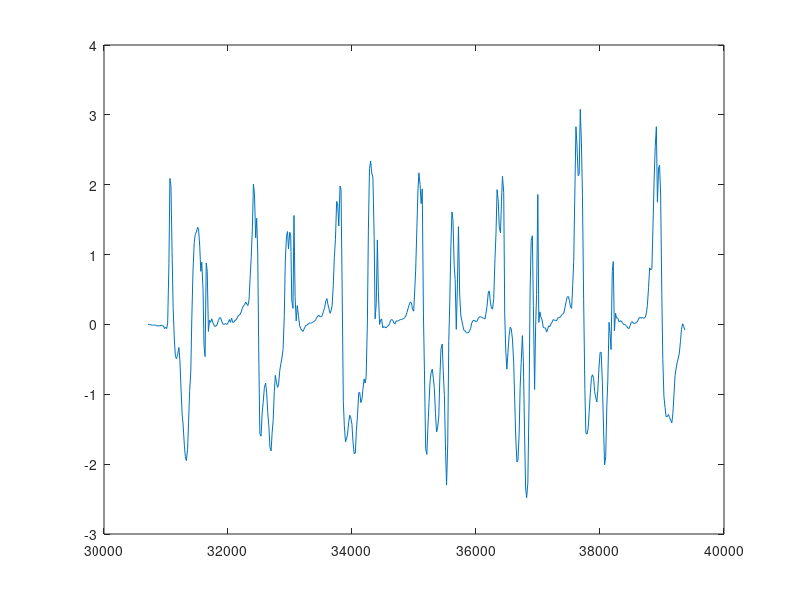

Here is the MATLAB script that generated this plot:
fileID = fopen('imu_test1.txt','r');
n=490;%n=289;
Gyro=zeros(n,3);
Linear=zeros(n,3);
etc=zeros(n,5);
for i= 1:n
    formatSpec = 'Gyro:	x= %f |	y= %f |	z= %f\n';
    temp = fscanf(fileID,formatSpec);
    Gyro(i,1)=temp(1);
    Gyro(i,2)=temp(2);
    Gyro(i,3)=temp(3);
    formatSpec = 'Linear:	x= %f |	y= %f |	z= %f\n';
    temp = fscanf(fileID,formatSpec);
    Linear(i,1)=temp(1);
    Linear(i,2)=temp(2);
    Linear(i,3)=temp(3);
    formatSpec = 'time : %f Calibration: Sys=%f Gyro=%f Accel=%f Mag=%f\n';
    temp = fscanf(fileID,formatSpec);
    etc(i,1)=temp(1);
    etc(i,2)=temp(2);
    etc(i,3)=temp(3);
    etc(i,4)=temp(4);
    etc(i,5)=temp(5);
end

figure(5),plot(etc(:,1),Gyro(:,3) );


